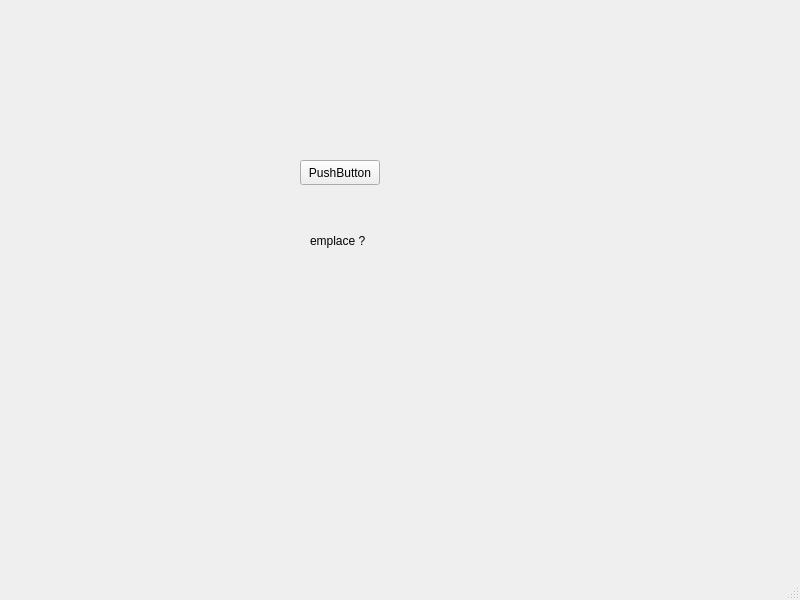
<?xml version="1.0" encoding="UTF-8"?>
<ui version="4.0">
 <class>MainWindow</class>
 <widget class="QMainWindow" name="MainWindow">
  <property name="geometry">
   <rect>
    <x>0</x>
    <y>0</y>
    <width>800</width>
    <height>600</height>
   </rect>
  </property>
  <property name="windowTitle">
   <string>MainWindow</string>
  </property>
  <widget class="QWidget" name="centralwidget">
   <widget class="QPushButton" name="pushButton">
    <property name="geometry">
     <rect>
      <x>300</x>
      <y>160</y>
      <width>80</width>
      <height>25</height>
     </rect>
    </property>
    <property name="text">
     <string>PushButton</string>
    </property>
   </widget>
   <widget class="QLabel" name="label">
    <property name="geometry">
     <rect>
      <x>310</x>
      <y>220</y>
      <width>71</width>
      <height>41</height>
     </rect>
    </property>
    <property name="text">
     <string>emplace ?</string>
    </property>
   </widget>
  </widget>
  <widget class="QMenuBar" name="menubar">
   <property name="geometry">
    <rect>
     <x>0</x>
     <y>0</y>
     <width>800</width>
     <height>22</height>
    </rect>
   </property>
  </widget>
  <widget class="QStatusBar" name="statusbar"/>
 </widget>
 <resources/>
 <connections/>
</ui>
